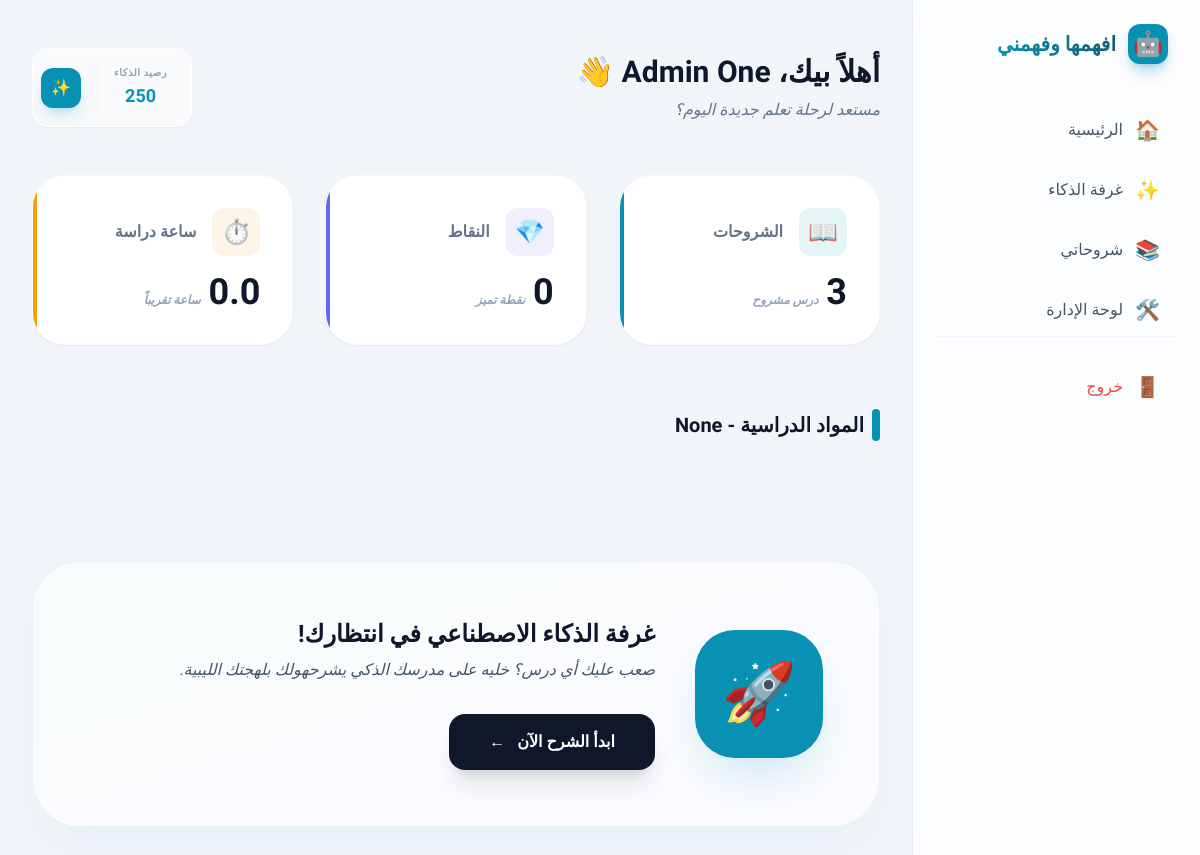
The page /dashboard (signed in) on the database its author committed.
### app.py (models this page shows, shortened)
class User(UserMixin, db.Model):
    id = db.Column(db.Integer, primary_key=True)
    full_name = db.Column(db.String(100))
    phone = db.Column(db.String(20), unique=True, nullable=False)
    password = db.Column(db.String(255), nullable=False)
    study_year = db.Column(db.String(50))
    ai_credits = db.Column(db.Integer, default=250)
    points = db.Column(db.Integer, default=0)
    study_hours = db.Column(db.Float, default=0.0)
    joined_at = db.Column(db.DateTime, default=datetime.utcnow)

### app.py (the view, shortened to what this page needs)
@app.route('/dashboard')
@login_required
def dashboard():
    subjects = []
    stats = {
        "explanations": Explanation.query.filter_by(user_id=current_user.id).count(),
        "points": current_user.points,
        "study_hours": round(current_user.study_hours, 1)
    }
    return render_template(
        'dashboard.html',
        subjects=subjects,
        stats=stats
    )

### app.py (called while the page is built)
def _get_admin_phones():
    raw = os.getenv("ADMIN_PHONES", "")
    primary = os.getenv("ADMIN_PHONE", "").strip()
    admin1 = os.getenv("ADMIN1_PHONE", "0942120212").strip()
    admin2 = os.getenv("ADMIN2_PHONE", "0910000000").strip()
    phones = {p.strip() for p in raw.split(",") if p.strip()}
    if primary:
        phones.add(primary)
    if admin1:
        phones.add(admin1)
    if admin2:
        phones.add(admin2)
    return phones

def is_admin_user(user):
    return bool(user and user.is_authenticated and user.phone in _get_admin_phones())

@login_manager.user_loader
def load_user(user_id):
    return db.session.get(User, int(user_id))

@app.context_processor
def inject_admin_flag():
    return {"is_admin": is_admin_user(current_user)}

### templates/dashboard.html (shortened to what this page needs)
{% extends "base_auth.html" %}
{% block content %}
<div class="max-w-6xl mx-auto py-4">
  <div class="flex flex-col md:flex-row justify-between items-start md:items-center gap-6 mb-12">
    <div>
      <h2 class="text-3xl font-black text-slate-900 mb-2">أهلاً بيك، {{ current_user.full_name }} 👋</h2>
      <p class="text-slate-500 font-medium italic">مستعد لرحلة تعلم جديدة اليوم؟</p>
    </div>
    <div class="flex items-center gap-4 bg-white/50 backdrop-blur-sm p-2 rounded-2xl border border-white shadow-sm">
      <div class="px-4 py-2 text-center border-l border-slate-100">
        <p class="text-[10px] uppercase tracking-wider font-bold text-slate-400 mb-0.5">رصيد الذكاء</p>
        <p class="text-lg font-black text-primary">{{ current_user.ai_credits }}</p>
      </div>
      <a href="{{ url_for('ai_room') }}"
        class="w-10 h-10 bg-primary rounded-xl flex items-center justify-center text-white shadow-lg shadow-primary/20 hover:scale-105 active:scale-95 transition-transform">
        ✨
      </a>
    </div>
  </div>
  <div class="grid grid-cols-1 md:grid-cols-3 gap-8 mb-16">
    <div
      class="group relative bg-white rounded-[2rem] p-8 shadow-sm hover:shadow-xl hover:-translate-y-1 transition-all duration-300 overflow-hidden border border-slate-50">
      <div class="absolute top-0 left-0 w-1 h-full bg-primary group-hover:w-2 transition-all"></div>
      <div class="flex items-center gap-4 mb-4">
        <div class="w-12 h-12 bg-primary/10 rounded-xl flex items-center justify-center text-2xl">📖</div>
        <p class="font-bold text-slate-500">الشروحات</p>
      </div>
      <div class="flex items-baseline gap-2">
        <h3 class="text-4xl font-black text-slate-900">{{ stats.explanations }}</h3>
        <span class="text-xs font-bold text-slate-400 italic">درس مشروح</span>
      </div>
    </div>
    <div
      class="group relative bg-white rounded-[2rem] p-8 shadow-sm hover:shadow-xl hover:-translate-y-1 transition-all duration-300 overflow-hidden border border-slate-50">
      <div class="absolute top-0 left-0 w-1 h-full bg-secondary group-hover:w-2 transition-all"></div>
      <div class="flex items-center gap-4 mb-4">
        <div class="w-12 h-12 bg-secondary/10 rounded-xl flex items-center justify-center text-2xl">💎</div>
        <p class="font-bold text-slate-500">النقاط</p>
      </div>
      <div class="flex items-baseline gap-2">
        <h3 class="text-4xl font-black text-slate-900">{{ stats.points }}</h3>
        <span class="text-xs font-bold text-slate-400 italic">نقطة تميز</span>
      </div>
    </div>
    <div
      class="group relative bg-white rounded-[2rem] p-8 shadow-sm hover:shadow-xl hover:-translate-y-1 transition-all duration-300 overflow-hidden border border-slate-50">
      <div class="absolute top-0 left-0 w-1 h-full bg-accent group-hover:w-2 transition-all"></div>
      <div class="flex items-center gap-4 mb-4">
        <div class="w-12 h-12 bg-accent/10 rounded-xl flex items-center justify-center text-2xl">⏱️</div>
        <p class="font-bold text-slate-500">ساعة دراسة</p>
      </div>
      <div class="flex items-baseline gap-2">
        <h3 class="text-4xl font-black text-slate-900">{{ stats.study_hours }}</h3>
        <span class="text-xs font-bold text-slate-400 italic">ساعة تقريباً</span>
      </div>
    </div>
  </div>
  <div class="mb-10 flex items-center justify-between">
    <h3 class="text-xl font-black text-slate-900 flex items-center gap-2">
      <span class="w-2 h-8 bg-primary rounded-full"></span>
      المواد الدراسية - {{ current_user.study_year }}
    </h3>
  </div>
  <div
    class="mt-20 relative rounded-[3rem] p-10 lg:p-14 overflow-hidden border border-primary/10 shadow-2xl shadow-primary/5 bg-white">
    <div class="absolute top-0 left-0 w-full h-full bg-gradient-to-br from-primary/5 to-secondary/5 opacity-50"></div>
    <div class="relative z-10 flex flex-col md:flex-row items-center gap-10">
      <div
        class="w-32 h-32 bg-primary rounded-[2.5rem] flex items-center justify-center text-6xl shadow-2xl shadow-primary/20 animate-bounce">
        🚀
      </div>
      <div class="text-center md:text-right flex-1">
        <h3 class="text-2xl font-black text-slate-900 mb-2">غرفة الذكاء الاصطناعي في انتظارك!</h3>
        <p class="text-slate-600 font-medium italic mb-8">صعب عليك أي درس؟ خليه على مدرسك الذكي يشرحهولك بلهجتك الليبية.
        </p>
        <a href="{{ url_for('ai_room') }}"
          class="inline-flex items-center gap-3 bg-slate-900 text-white px-10 py-4 rounded-2xl font-bold hover:bg-slate-800 transition-all shadow-xl active:scale-95 group">
          ابدأ الشرح الآن
          <span class="group-hover:-translate-x-1 transition-transform">←</span>
        </a>
      </div>
    </div>
  </div>
</div>
{% endblock %}

### templates/base_auth.html (style rules this page uses)
body { font-family: 'Vazirmatn', 'Outfit', sans-serif; }

### rows shown on the page
User: full_name "Admin One", ai_credits "250", study_year "None"

### other values the page prints
{{ stats.explanations }} "3"
{{ stats.points }} "0"
{{ stats.study_hours }} "0.0"
